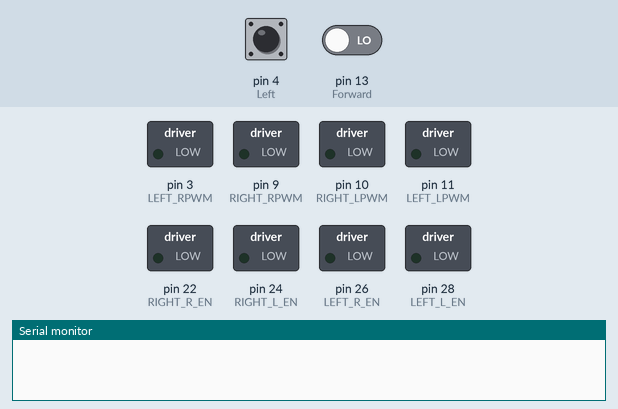
Recording of a sketch running on a simulated Arduino Mega 2560, built with avr-gcc and run on an emulated ATmega2560. Parts: switched loads named in the sketch (green lamp = pin HIGH), the last lines printed to the serial monitor. Inputs (shaded band) come from the test bench; at power-on: pin 4 (Left) LOW, pin 13 (Forward) LOW.

Above: at 3.2 s.
3.3 s: pin 4 (Left) pulled HIGH for 0.15 s
At 4.6 s:
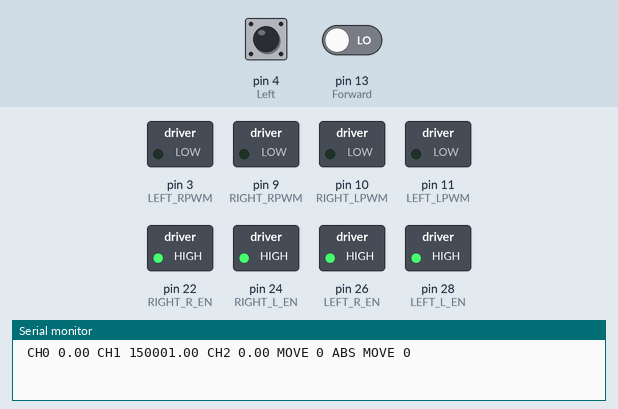
4.9 s: pin 4 (Left) pulled HIGH for 0.15 s
Timing chart, 0 to 7.9 s (numbered marks = the images above; inputs shaded):
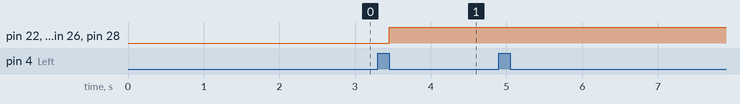

The sketch:

Working_Code.ino
```cpp
/*
 * Penn State York Robotics Football Team
 * File name: Main.ino
 * Purpose: To be the main executable file for the runningback robot
 * Last edited: 2/8/2020
 * Version 1.2
 */

// Initializes variables to pins
// #define statements are not comments!
#define RIGHT_R_EN 22
#define RIGHT_L_EN 24
#define RIGHT_RPWM 9
#define RIGHT_LPWM 10

#define LEFT_R_EN 26
#define LEFT_L_EN 28
#define LEFT_RPWM 3
#define LEFT_LPWM 11


double channel[2]; // Channel list

int MOVE; // Intializes the MOVE variable


void setup() {
  pinMode(13, INPUT); // Forward & Reverse
  pinMode(4, INPUT); // Left & Right Stick

  channel[0] = pulseIn(13, HIGH); // Forward & Reverse Stick
  channel[1] = pulseIn(4, HIGH); // Left & Right Stick


  Serial.begin(9600); // Braudrate

  // Right Motor
  pinMode(RIGHT_R_EN, OUTPUT); // Right enable declared as an output
  pinMode(RIGHT_L_EN, OUTPUT); // Left enable declared as an output

  digitalWrite(RIGHT_R_EN, LOW); // Right enable set to off
  digitalWrite(RIGHT_L_EN, LOW); // Left enable set to off

  pinMode(RIGHT_RPWM, OUTPUT); // Right PWM declared as an output
  pinMode(RIGHT_LPWM, OUTPUT); // Left PWM declared as an output

  analogWrite(RIGHT_RPWM, 0); // Right PWM turned off
  analogWrite(RIGHT_LPWM, 0); // Left PWM turned off


  // Left Motor
  pinMode(LEFT_R_EN, OUTPUT); // Right enable declared as an output
  pinMode(LEFT_L_EN, OUTPUT); // Left enable declared as an output

  digitalWrite(LEFT_R_EN, LOW); // Right enable set to off
  digitalWrite(LEFT_L_EN, LOW); // Left enable set to off

  pinMode(LEFT_RPWM, OUTPUT); // Right PWM declared as an output
  pinMode(LEFT_LPWM, OUTPUT); // Left PWM declared as an output

  analogWrite(LEFT_RPWM, 0); // Right PWM turned off
  analogWrite(LEFT_LPWM, 0); // Left PWM turned off


}


void loop() { // Loops the program

  channel[0] = pulseIn(13, HIGH); // Forward & Reverse Stick
  channel[1] = pulseIn(4, HIGH); // Left & Right Stick

  CHOutput(); // See file for the output string

  forward(Move()); // Executes forward movement

  backward(Move()); // Executes backward movement

}
```

Forward_Backward.ino
```cpp
/*
 * Penn State York Robotics Football Team
 * File name: Forward_Backward.ino
 * Purpose: Preforms forwards and backwards movements
 * Last edited: 2/8/2020
 * Version 1.1
 */

// @param Move Finds the direction the controller wants the robot to move
void forward(int MOVE){

  // If the controller is pushed up the robot will move forwards
  if(channel[0] > 1550){
    digitalWrite(RIGHT_R_EN, HIGH); // Right enable set to on for the right motor controller
    digitalWrite(RIGHT_L_EN, HIGH); // Left enable set to on for the right motor controller
    analogWrite(RIGHT_LPWM, abs(MOVE) - abs(rightSlow())); // Commands the right motor to go forward; Subtracts the turning speed

    digitalWrite(LEFT_R_EN, HIGH); // Right enable set to on for the left motor controller
    digitalWrite(LEFT_L_EN, HIGH); // Left enable set to on for the left motor controller
    analogWrite(LEFT_RPWM, abs(MOVE) - abs(leftSlow())); // Commands the left motor to go forward; Subtracts the turning speed
    }

    else {
      analogWrite(RIGHT_LPWM, 0); // Turns the right motor off
      analogWrite(LEFT_RPWM, 0); // Turns the left motor off
    };
}


// @param Move Finds the direction the controller wants the robot to move
void backward(int MOVE){

  // If the controller is pushed down the robot will move backwards
  if(channel[0] < 1450){
      digitalWrite(RIGHT_R_EN, HIGH); // Right enable set to on for the right motor controller
      digitalWrite(RIGHT_L_EN, HIGH); // Left enable set to on for the right motor controller
      analogWrite(RIGHT_RPWM, abs(MOVE) - abs(rightSlow())); // Commands the right motor to go backwards; Subtracts the turning speed

      digitalWrite(LEFT_R_EN, HIGH); // Right enable set to on for the left motor controller
      digitalWrite(LEFT_L_EN, HIGH); // Commands the left motor to go forward
      analogWrite(LEFT_LPWM, abs(MOVE) - abs(leftSlow())); // Commands the left motor to go backwards; Subtracts the turning speed
   }

   else{
      analogWrite(LEFT_LPWM, 0); // Turns the right motor off
      analogWrite(RIGHT_RPWM, 0); // Turns the left motor off
   };


}
```

Move.ino
```cpp
/*
 * Penn State York Robotics Football Team
 * File name: Move.ino
 * Purpose: Preforms movement constraints
 * Last edited: 2/6/2020
 * Version 1.1
 */

 #include<math.h> // Imports math
 #define pi acos(-1.0) // Defines pi as 3.14......

// @return MOVE This function returns the move command
int Move(){

  MOVE = map(channel[0], 1000,2000,-500,500); // Centers value over zero

  // Filtering
  MOVE = filterMove(0);
  MOVE = constrain(MOVE, -255,255); // Valid PWM Values

  return MOVE;

}

// @param cNumber Imports the channel number
// @return MOVE Returns the movement speed
double filterMove(int cNumber){
  double Movement;
  double filtering = asin((channel[cNumber]-1490) /  500.0); // Smooths out curve using inverse tangent function
  filtering = filtering * (2.0 / pi); // Cancels out normal trig Function
  Movement = filtering * 255; // sets amplitude to 255 at 500 or -255 at -500 Note: 285 because of margin error

  return Movement;

}
```

Output.ino
```cpp
/*
 * Penn State York Robotics Football Team
 * File name: Output.ino
 * Purpose: Produces standard output
 * Last edited: 2/5/2020
 * Version 1.0
 */

void CHOutput(){

  // Prints standard output to the serial monitor
  Serial.print(" CH0 ");
  Serial.print(channel[0]);
  Serial.print(" CH1 ");
  Serial.print(channel[1]);
  Serial.print(" CH2 ");
  Serial.print(channel[2]);
  Serial.print(" MOVE ");
  Serial.print(MOVE);
  Serial.print(" ABS MOVE ");
  Serial.println(abs(MOVE));

}
```

Turn.ino
```cpp
/*
 * Penn State York Robotics Football Team
 * File name: Turns.ino
 * Purpose: Preforms turning movements
 * Last edited: 2/8/2020
 * Version 1.2
 */

// @return boolean Returns true/flase based on if the robot should or should not move
double  leftSlow(){

  double TURN;

  TURN = map(channel[1], 1000, 2000, -500, 500); // Centers value over zero
  TURN = filterMove(1);
  TURN = constrain(TURN, -255, 255); // Valid PWM Values


  if(channel[0] > 1550 && channel[1] < 1450) { // Forwards Left
      return TURN/4;
  }

  else if(channel[0] < 1450 && channel[1] < 1450) { // Backwards Left
      return TURN/4;
  }

  else{ // If their is no turn
      return 0;
  }
}


// @return TURN Returns the turn slow speed
double  rightSlow(){

  double TURN;

  TURN = map(channel[1], 1000, 2000, -500, 500); // Centers value over zero
  TURN = filterMove(1);
  TURN = constrain(TURN, -255, 255); // Valid PWM Values


  if(channel[0] > 1550 && channel[1] > 1550) { // Forwards Right
      return TURN/4;
  }

  else if(channel[0] < 1450 && channel[1] > 1550) { // Backwards Right
      return TURN/4;
  }

  else{ // If their is no turn
      return 0;
  }

}
```

Measured:
- after the input at 3.3 s, pin 22 (RIGHT_R_EN), pin 24 (RIGHT_L_EN), pin 26 (LEFT_R_EN), pin 28 (LEFT_L_EN): LOW → HIGH after 0.15 s instead of 0.70 s
